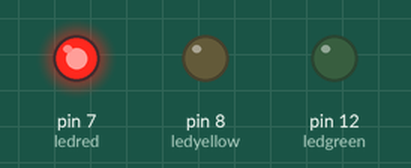
Recording of a sketch running on a simulated Arduino Uno, built with avr-gcc and run on an emulated ATmega328P. On the bench: output pins drawn as LEDs (lit = HIGH).

Above: at 2.0 s.
At 4.7 s:
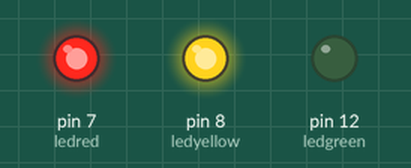
At 8.0 s:
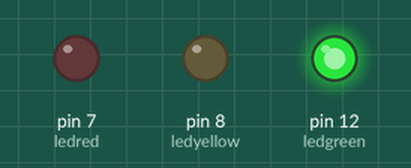
At 13.7 s:
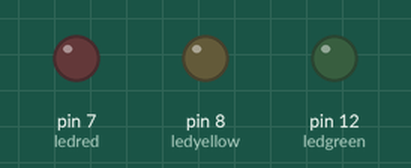
Timing chart, 0 to 18.2 s (numbered marks = the images above):
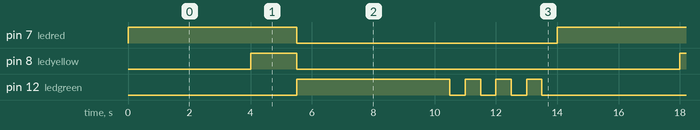

Measured:
- by itself, pin 7 (ledred): alternates HIGH for 5.5 s and LOW for 8.5 s
- by itself, pin 8 (ledyellow): alternates HIGH for 1.5 s and LOW for 12.5 s
- by itself, pin 12 (ledgreen): repeats every 14.0 s: 3 × (LOW 0.50 s, HIGH 0.50 s), LOW 6.0 s, HIGH 5.0 s

The sketch:

traffic_signal.ino
```cpp
int ledred = 7;
int ledyellow = 8;
int ledgreen = 12;

void setup() {
  // put your setup code here, to run once:
  pinMode(7, OUTPUT);   //red LED output
  pinMode(8, OUTPUT);   //yellow LED output
  pinMode(12, OUTPUT);  //green LED output
}

void loop() {
  // put your main code here, to run repeatedly:
  digitalWrite(ledred, HIGH);  //blink red for 4 sec
  delay(4000);

  digitalWrite(ledyellow, HIGH);  //blink yellow for 1.5 sec
  delay(1500);

  //red and yellow off
  digitalWrite(ledred, LOW);
  digitalWrite(ledyellow, LOW);

  //green on for 5 sec
  digitalWrite(ledgreen, HIGH);
  delay(5000);
  digitalWrite(ledgreen, LOW);
  delay(500);

  //green blink 0.5 sec and delay for 0.5 sec
  digitalWrite(ledgreen, HIGH);
  delay(500);
  digitalWrite(ledgreen, LOW);
  delay(500);

  digitalWrite(ledgreen, HIGH);
  delay(500);
  digitalWrite(ledgreen, LOW);
  delay(500);

  digitalWrite(ledgreen, HIGH);
  delay(500);
  digitalWrite(ledgreen, LOW);
  delay(500);
}
```
